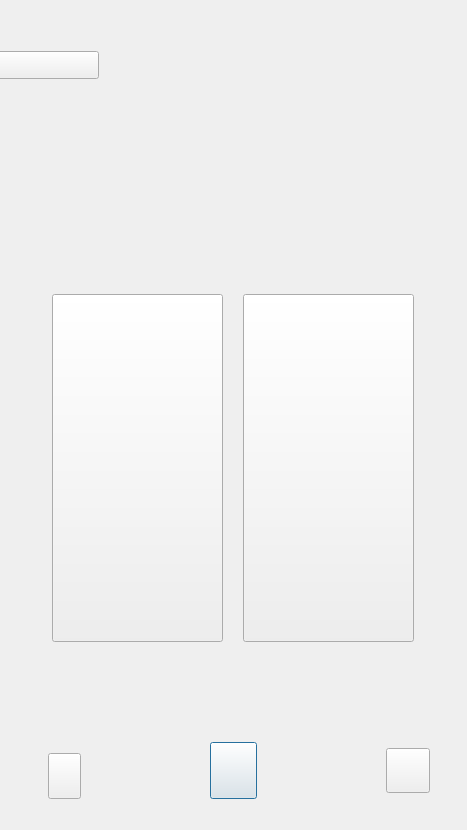
<?xml version="1.0" encoding="UTF-8"?>
<ui version="4.0">
 <class>Dialog</class>
 <widget class="QDialog" name="Dialog">
  <property name="geometry">
   <rect>
    <x>0</x>
    <y>0</y>
    <width>467</width>
    <height>830</height>
   </rect>
  </property>
  <property name="windowTitle">
   <string>Dialog</string>
  </property>
  <widget class="QLabel" name="label">
   <property name="geometry">
    <rect>
     <x>0</x>
     <y>0</y>
     <width>467</width>
     <height>830</height>
    </rect>
   </property>
   <property name="text">
    <string/>
   </property>
   <property name="pixmap">
    <pixmap resource="../page2resource.qrc">:/back/배경화면 그룹.png</pixmap>
   </property>
  </widget>
  <widget class="QPushButton" name="home_btn">
   <property name="geometry">
    <rect>
     <x>210</x>
     <y>742</y>
     <width>47</width>
     <height>57</height>
    </rect>
   </property>
   <property name="styleSheet">
    <string notr="true">border-image: url(:/button/홈버튼 그룹.png);</string>
   </property>
   <property name="text">
    <string/>
   </property>
  </widget>
  <widget class="QPushButton" name="back_btn">
   <property name="geometry">
    <rect>
     <x>48</x>
     <y>753</y>
     <width>33</width>
     <height>46</height>
    </rect>
   </property>
   <property name="styleSheet">
    <string notr="true">border-image: url(:/button/뒤로가기 그룹.png);</string>
   </property>
   <property name="text">
    <string/>
   </property>
  </widget>
  <widget class="QPushButton" name="tip_btn">
   <property name="geometry">
    <rect>
     <x>386</x>
     <y>748</y>
     <width>44</width>
     <height>45</height>
    </rect>
   </property>
   <property name="styleSheet">
    <string notr="true">border-image: url(:/button/팁버튼.png);</string>
   </property>
   <property name="text">
    <string/>
   </property>
  </widget>
  <widget class="QPushButton" name="ai_btn">
   <property name="geometry">
    <rect>
     <x>52</x>
     <y>294</y>
     <width>171</width>
     <height>348</height>
    </rect>
   </property>
   <property name="styleSheet">
    <string notr="true">border-image: url(:/button/ai trainer 그룹.png);</string>
   </property>
   <property name="text">
    <string/>
   </property>
  </widget>
  <widget class="QPushButton" name="free_btn">
   <property name="geometry">
    <rect>
     <x>243</x>
     <y>294</y>
     <width>171</width>
     <height>348</height>
    </rect>
   </property>
   <property name="styleSheet">
    <string notr="true">border-image: url(:/button/자유운동하기 그룹.png);</string>
   </property>
   <property name="text">
    <string/>
   </property>
  </widget>
  <widget class="QPushButton" name="logout_btn">
   <property name="geometry">
    <rect>
     <x>-34</x>
     <y>51</y>
     <width>133</width>
     <height>28</height>
    </rect>
   </property>
   <property name="styleSheet">
    <string notr="true">border-image: url(:/button/로그아웃 버튼.png);</string>
   </property>
   <property name="text">
    <string/>
   </property>
  </widget>
 </widget>
 <resources>
  <include location="../page2resource.qrc"/>
 </resources>
 <connections/>
</ui>
